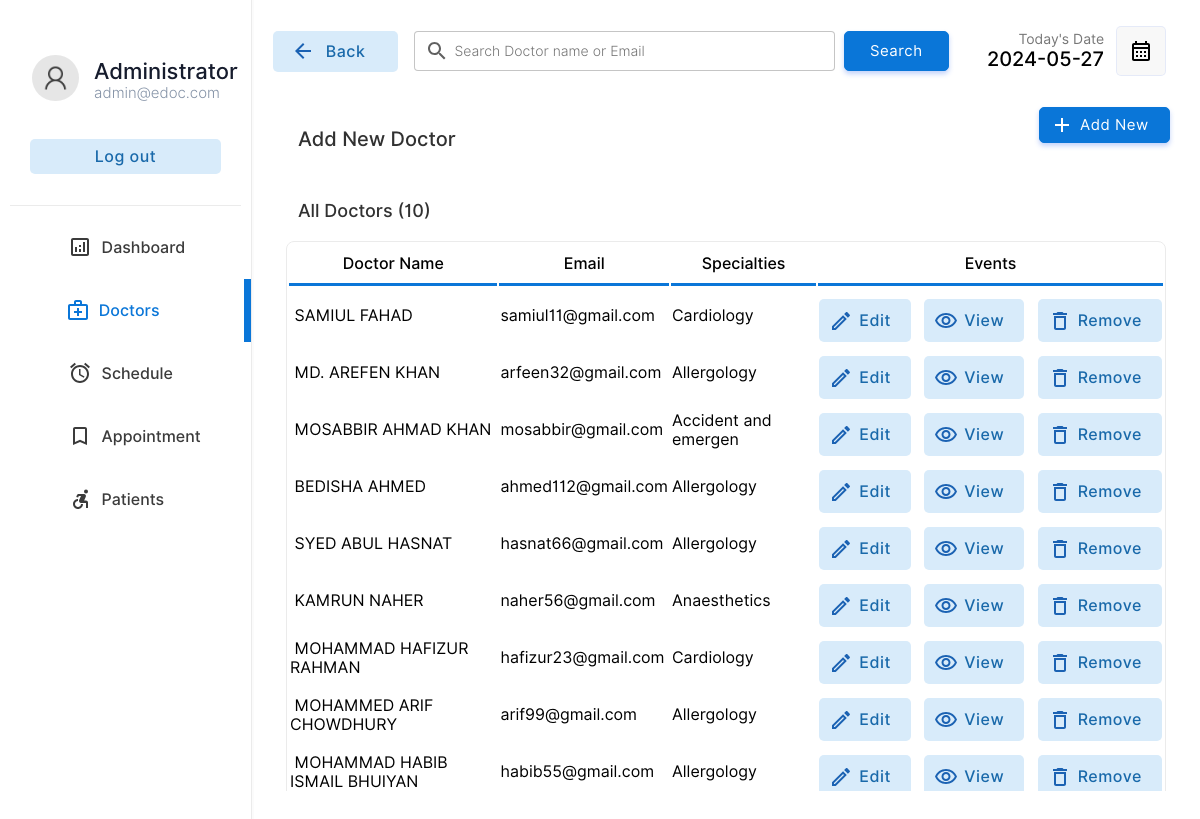
Screenshot of /doctor/doctors.php (signed in) with the database file from the repository.
### tables this page shows
CREATE TABLE `doctor` (
  `docid` int(11) NOT NULL,
  `docemail` varchar(255) DEFAULT NULL,
  `docname` varchar(255) DEFAULT NULL,
  `docpassword` varchar(255) DEFAULT NULL,
  `docnic` varchar(15) DEFAULT NULL,
  `doctel` varchar(15) DEFAULT NULL,
  `specialties` int(2) DEFAULT NULL,
  `hospital` varchar(255) DEFAULT NULL
);

CREATE TABLE `specialties` (
  `id` int(2) NOT NULL,
  `sname` varchar(50) DEFAULT NULL
);

### doctor/doctors.php (the view, shortened to what this page needs)
<!DOCTYPE html>
<html lang="en">
<head>
    <link rel="stylesheet" href="../css/animations.css">
    <link rel="stylesheet" href="../css/main.css">
    <link rel="stylesheet" href="../css/admin.css">
</head>
<body>
    <?php
    include("../connection.php");
    ?>
    <div class="container">
        <div class="menu">
            <table class="menu-container" border="0">
                <tr>
                    <td style="padding:10px" colspan="2">
                        <table border="0" class="profile-container">
                            <tr>
                                <td width="30%" style="padding-left:20px" >
                                    <img src="../img/user.png" alt="" width="100%" style="border-radius:50%">
                                </td>
                                <td style="padding:0px;margin:0px;">
                                    <p class="profile-title">Administrator</p>
                                    <p class="profile-subtitle">admin@edoc.com</p>
                                </td>
                            </tr>
                            <tr>
                                <td colspan="2">
                                <a href="../logout.php" ><input type="button" value="Log out" class="logout-btn btn-primary-soft btn"></a>
                                </td>
                            </tr>
                    </table>
                    </td>
                </tr>
                <tr class="menu-row" >
                    <td class="menu-btn menu-icon-dashbord" >
                        <a href="index.php" class="non-style-link-menu"><div><p class="menu-text">Dashboard</p></a></div></a>
                <tr class="menu-row">
                    <td class="menu-btn menu-icon-doctor menu-active menu-icon-doctor-active">
                        <a href="doctors.php" class="non-style-link-menu non-style-link-menu-active"><div><p class="menu-text">Doctors</p></a></div>
                <tr class="menu-row" >
                    <td class="menu-btn menu-icon-schedule">
                        <a href="schedule.php" class="non-style-link-menu"><div><p class="menu-text">Schedule</p></div></a>
                    </td>
                </tr>
                <tr class="menu-row">
                    <td class="menu-btn menu-icon-appoinment">
                        <a href="appointment.php" class="non-style-link-menu"><div><p class="menu-text">Appointment</p></a></div>
                    </td>
                </tr>
                <tr class="menu-row" >
                    <td class="menu-btn menu-icon-patient">
                        <a href="patient.php" class="non-style-link-menu"><div><p class="menu-text">Patients</p></a></div>
                    </td>
                </tr>
        <div class="dash-body">
            <table border="0" width="100%" style=" border-spacing: 0;margin:0;padding:0;margin-top:25px; ">
                <tr >
                    <td width="13%">
                        <a href="doctors.php" ><button  class="login-btn btn-primary-soft btn btn-icon-back"  style="padding-top:11px;padding-bottom:11px;margin-left:20px;width:125px"><font class="tn-in-text">Back</font></button></a>
                    </td>
                    <td>
                        <form action="" method="post" class="header-search">
                            <input type="search" name="search" class="input-text header-searchbar" placeholder="Search Doctor name or Email" list="doctors">&nbsp;&nbsp;
                            <?php
                                $list11 = $database->query("select  docname,docemail from  doctor;");
?>
                            <input type="Submit" value="Search" class="login-btn btn-primary btn" style="padding-left: 25px;padding-right: 25px;padding-top: 10px;padding-bottom: 10px;">
                        </form>
                    </td>
                    <td width="15%">
                        <p style="font-size: 14px;color: rgb(119, 119, 119);padding: 0;margin: 0;text-align: right;">
                            Today's Date
                        </p>
                        <p class="heading-sub12" style="padding: 0;margin: 0;">
                            <?php
                        $date = date('Y-m-d');
                        echo $date;
                        ?>
                        </p>
                    </td>
                    <td width="10%">
                        <button  class="btn-label"  style="display: flex;justify-content: center;align-items: center;"><img src="../img/calendar.svg" width="100%"></button>
                    </td>
                </tr>
                <tr >
                    <td colspan="2" style="padding-top:30px;">
                        <p class="heading-main12" style="margin-left: 45px;font-size:20px;color:rgb(49, 49, 49)">Add New Doctor</p>
                    </td>
                    <td colspan="2">
                        <a href="?action=add&id=none&error=0" class="non-style-link"><button  class="login-btn btn-primary btn button-icon"  style="display: flex;justify-content: center;align-items: center;margin-left:75px;background-image: url('../img/icons/add.svg');">Add New</font></button>
                            </a></td>
                </tr>
                <tr>
                    <td colspan="4" style="padding-top:10px;">
                        <p class="heading-main12" style="margin-left: 45px;font-size:18px;color:rgb(49, 49, 49)">All Doctors (<?php echo $list11->num_rows; ?>)</p>
                    </td>
                </tr>
                <?php
                    if($_POST){
                        $keyword=$_POST["search"];
                        $sqlmain= "select * from doctor where docemail='$keyword' or docname='$keyword' or docname like '$keyword%' or docname like '%$keyword' or docname like '%$keyword%'";
                    }else{
                        $sqlmain= "select * from doctor order by docid desc";
                    }
                ?>
                <tr>
                   <td colspan="4">
                       <center>
                        <div class="abc scroll">
                        <table width="93%" class="sub-table scrolldown" border="0">
                        <thead>
                        <tr>
                                <th class="table-headin">
                                Doctor Name
                                </th>
                                <th class="table-headin">
                                    Email
                                </th>
                                <th class="table-headin">
                                    Specialties
                                </th>
                                <th class="table-headin">
                                    Events
                                </tr>
                        </thead>
                        <tbody>
                            <?php
                                $result= $database->query($sqlmain);
                                if($result->num_rows==0){
                                    echo '<tr>
                                    <td colspan="4">
                                    <br><br><br><br>
                                    <center>
                                    <img src="../img/notfound.svg" width="25%">
                                    <br>
                                    <p class="heading-main12" style="margin-left: 45px;font-size:20px;color:rgb(49, 49, 49)">We  couldnt find anything related to your keywords !</p>
                                    <a class="non-style-link" href="doctors.php"><button  class="login-btn btn-primary-soft btn"  style="display: flex;justify-content: center;align-items: center;margin-left:20px;">&nbsp; Show all Doctors &nbsp;</font></button>
                                    </a>
                                    </center>
                                    <br><br><br><br>
                                    </td>
                                    </tr>';
                                }
                                else{
                                for ( $x=0; $x<$result->num_rows;$x++){
                                    $row=$result->fetch_assoc();
                                    $docid=$row["docid"];
                                    $name=$row["docname"];
                                    $email=$row["docemail"];
                                    $spe=$row["specialties"];
                                    $spcil_res= $database->query("select sname from specialties where id='$spe'");
                                    $spcil_array= $spcil_res->fetch_assoc();
                                    $spcil_name=$spcil_array["sname"];
                                    echo '<tr>
                                        <td> &nbsp;'.
                                        substr($name,0,30)
                                        .'</td>
                                        <td>
                                        '.substr($email,0,20).'
                                        </td>
                                        <td>
                                            '.substr($spcil_name,0,20).'
                                        </td>
                                        <td>
                                        <div style="display:flex;justify-content: center;">
                                        <a href="?action=edit&id='.$docid.'&error=0" class="non-style-link"><button  class="btn-primary-soft btn button-icon btn-edit"  style="padding-left: 40px;padding-top: 12px;padding-bottom: 12px;margin-top: 10px;"><font class="tn-in-text">Edit</font></button></a>
                                        &nbsp;&nbsp;&nbsp;
                                        <a href="?action=view&id='.$docid.'" class="non-style-link"><button  class="btn-primary-soft btn button-icon btn-view"  style="padding-left: 40px;padding-top: 12px;padding-bottom: 12px;margin-top: 10px;"><font class="tn-in-text">View</font></button></a>
                                       &nbsp;&nbsp;&nbsp;
                                       <a href="?action=drop&id='.$docid.'&name='.$name.'" class="non-style-link"><button  class="btn-primary-soft btn button-icon btn-delete"  style="padding-left: 40px;padding-top: 12px;padding-bottom: 12px;margin-top: 10px;"><font class="tn-in-text">Remove</font></button></a>
                                        </div>
                                        </td>
                                    </tr>';
                                }
                            }
                            ?>
                            </tbody>
                        </table>
                        </div>
                        </center>
                   </td>
                </tr>
            </table>
        </div>
</body>
</html>

### css/main.css (style rules this page uses)
:root { --primarycolor: #0A76D8; --primarycolorhover: #006dd3; --btnice:#D8EBFA; --btnnicetext:#1b62b3; }
body { margin: 0; padding: 0; border-spacing: 0; font-family: 'Inter', sans-serif; }
.input-text { border-radius: 4px; border: 0.5px solid rgb(226, 226, 226); padding: 10px; width: 92%; transition: 0.2s; outline: none; }
.input-text { border: 1px solid #e9ecef; font-size: 14px; line-height: 26px; background-color: #fff; display: block; width: 100%; padding: .375rem .75rem; font-weight: 300; line-height: 1.5; color: #212529; background-color: #fff; background-clip: padding-box; -webkit-appearance: none; -moz-appearance: none; appearance: none; border-radius: .25rem; transition: border-color .15s ease-in-out,box-shadow .15s ease-in-out; }
.input-text::placeholder { font-family: 'Inter', sans-serif; }
.btn { cursor: pointer; padding: 8px 20px; outline: none; text-decoration: none; font-size: 15px; letter-spacing: 0.5px; transition: all 0.3s; border-radius: 5px; font-family: 'Inter', sans-serif; }
.btn-primary { background-color: var(--primarycolor) ; border: 1px solid var(--primarycolor) ; color: #fff ; box-shadow: 0 3px 5px 0 rgba(57,108,240,0.3); }
.btn-primary-soft { background-color: #D8EBFA ; color: #1969AA; font-weight: 500; font-size: 16px; border: none; }
.non-style-link:link, .non-style-link:visited, .non-style-link:hover, .non-style-link:active { text-decoration: none; color: rgb(43, 43, 43); }
.btn-label { margin-left: 10px; padding: 12px 12px; outline: none; text-decoration: none; font-size: 15px; letter-spacing: 0.5px; transition: all 0.3s; border-radius: 5px; background-color: #f0f0f073; border: 1px solid rgba(57,108,240,0.1) ; font-family: 'Inter', sans-serif; }
.sub-table { border: 1px solid #ebebeb; border-radius: 8px; }
.table-headin { font-size: 16px; font-weight: 500; padding: 10px; border-bottom: 3px solid var(--primarycolor); }
.abc { width: 100%; height: 550px; overflow: auto; }
input[type=search] { background-image: url('../img/search.svg'); background-position: 10px 50%; background-repeat: no-repeat; transition: 0.5s; padding: 8px 20px 8px 40px; }
.button-icon { background-position: 10px 50%; background-repeat: no-repeat; transition: 0.5s; padding: 8px 20px 8px 40px; }
.menu-btn { padding:6px; color: #3b3b3b; background-position: 30% 50%; background-repeat: no-repeat; transition: 0.5s; }
.menu-text { padding-left: 40%; font-weight: 500; font-size: 16px; }
.menu-active { color: var(--primarycolor); border-right: 7px solid var(--primarycolor); background-color: var(); }
.non-style-link-menu:link, .non-style-link-menu:visited, .non-style-link-menu:active { text-decoration: none; color: #3b3b3b; }
.non-style-link-menu-active:link, .non-style-link-menu-active:visited, .non-style-link-menu-active:active { text-decoration: none; color: var(--primarycolor); }
.menu-icon-dashbord { background-image: url('../img/icons/dashboard.svg'); }
.menu-icon-doctor { background-image: url('../img/icons/doctors.svg'); }
.menu-icon-schedule { background-image: url('../img/icons/schedule.svg'); }
.menu-icon-appoinment { background-image: url('../img/icons/book.svg'); }
.menu-icon-patient { background-image: url('../img/icons/patients.svg'); }
.menu-icon-doctor:hover,.menu-icon-doctor-active { color: var(--primarycolor); background-image: url('../img/icons/doctors-hover.svg'); }
.btn-icon-back { background-image: url('../img/icons/back-iceblue.svg'); background-position: 18px 50%; background-repeat: no-repeat; transition: 0.5s; padding: 8px 20px 8px 40px; }
.btn-edit { background-image: url('../img/icons/edit-iceblue.svg'); }
.btn-view { background-image: url('../img/icons/view-iceblue.svg'); }
.btn-delete { background-image: url('../img/icons/delete-iceblue.svg'); }

### doctor/doctors.php (style rules this page uses)
.sub-table { animation: transitionIn-Y-bottom 0.5s; }

### rows the page displays
doctor: docname "SAMIUL FAHAD", docemail "samiul11@gmail.com", specialties.sname "Cardiology"
doctor: docname "MD. AREFEN KHAN", docemail "arfeen32@gmail.com", specialties.sname "Allergology"
doctor: docname "MOSABBIR AHMAD KHAN", docemail "mosabbir@gmail.com", specialties.sname "Accident and emergen"
doctor: docname "BEDISHA AHMED", docemail "ahmed112@gmail.com", specialties.sname "Allergology"
doctor: docname "SYED ABUL HASNAT", docemail "hasnat66@gmail.com", specialties.sname "Allergology"
doctor: docname "KAMRUN NAHER", docemail "naher56@gmail.com", specialties.sname "Anaesthetics"
doctor: docname "MOHAMMAD HAFIZUR RAHMAN", docemail "hafizur23@gmail.com", specialties.sname "Cardiology"
doctor: docname "MOHAMMED ARIF CHOWDHURY", docemail "arif99@gmail.com", specialties.sname "Allergology"
doctor: docname "MOHAMMAD HABIB ISMAIL BHUIYAN", docemail "habib55@gmail.com", specialties.sname "Allergology"

### other values shown
$list11->num_rows "10"
